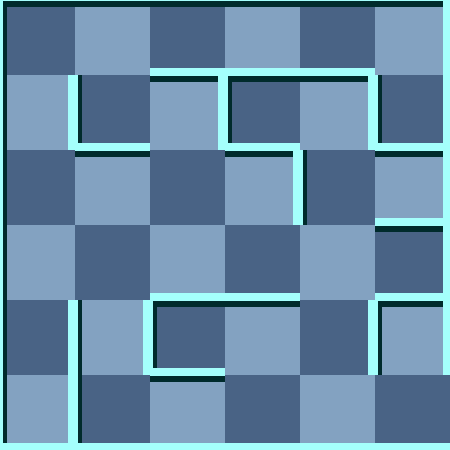

Rendered tile map (Tiled .tmx) drawn with the repository's tilesets; below, a short description and the map source with its tile grids summarised:
An orthogonal 6x6 tile map with 75x75 px tiles, 2 tile layers (background, 块层 1) and 5 objects (2x Trap, Player, RedMummy, Exit).

<map version="1.0" orientation="orthogonal" width="6" height="6" tilewidth="75" tileheight="75">
 <tileset firstgid="1" name="wall" tilewidth="75" tileheight="75">
  <image source="gfx/wall.png" width="300" height="375" />
  <tile id="0">
   <properties>
    <property name="ValOfWall" value="0" />
   </properties>
  </tile>
  <tile id="1">
   <properties>
    <property name="ValOfWall" value="1" />
   </properties>
  </tile>
  <tile id="2">
   <properties>
    <property name="ValOfWall" value="2" />
   </properties>
  </tile>
  <tile id="3">
   <properties>
    <property name="ValOfWall" value="3" />
   </properties>
  </tile>
  <tile id="4">
   <properties>
    <property name="ValOfWall" value="4" />
   </properties>
  </tile>
  <tile id="5">
   <properties>
    <property name="ValOfWall" value="5" />
   </properties>
  </tile>
  <tile id="6">
   <properties>
    <property name="ValOfWall" value="6" />
   </properties>
  </tile>
  <tile id="7">
   <properties>
    <property name="ValOfWall" value="7" />
   </properties>
  </tile>
  <tile id="8">
   <properties>
    <property name="ValOfWall" value="8" />
   </properties>
  </tile>
  <tile id="9">
   <properties>
    <property name="ValOfWall" value="9" />
   </properties>
  </tile>
  <tile id="10">
   <properties>
    <property name="ValOfWall" value="10" />
   </properties>
  </tile>
  <tile id="11">
   <properties>
    <property name="ValOfWall" value="11" />
   </properties>
  </tile>
  <tile id="12">
   <properties>
    <property name="ValOfWall" value="12" />
   </properties>
  </tile>
  <tile id="13">
   <properties>
    <property name="ValOfWall" value="13" />
   </properties>
  </tile>
  <tile id="14">
   <properties>
    <property name="ValOfWall" value="14" />
   </properties>
  </tile>
  <tile id="15">
   <properties>
    <property name="ValOfWall" value="15" />
   </properties>
  </tile>
  <tile id="18">
   <properties>
    <property name="ValOfWall" value="-1" />
   </properties>
  </tile>
 </tileset>
 <layer name="background" width="6" height="6">
  <data>[36 cells, 36 non-empty, 2 distinct tile ids]</data>
 </layer>
 <layer name="块层 1" width="6" height="6">
  <data>[36 cells, 36 non-empty, 14 distinct tile ids]</data>
 </layer>
 <objectgroup name="对象层 1" width="6" height="6">
  <object name="Trap" x="375" y="75">
   <properties>
    <property name="value" value="8" />
   </properties>
  </object>
  <object name="Player" x="300" y="0">
   <properties>
    <property name="value" value="1" />
   </properties>
  </object>
  <object name="RedMummy" x="375" y="375">
   <properties>
    <property name="value" value="21" />
   </properties>
  </object>
  <object name="Exit" x="450" y="375" />
  <object name="Trap" x="0" y="375">
   <properties>
    <property name="value" value="9" />
   </properties>
  </object>
 </objectgroup>
</map>
